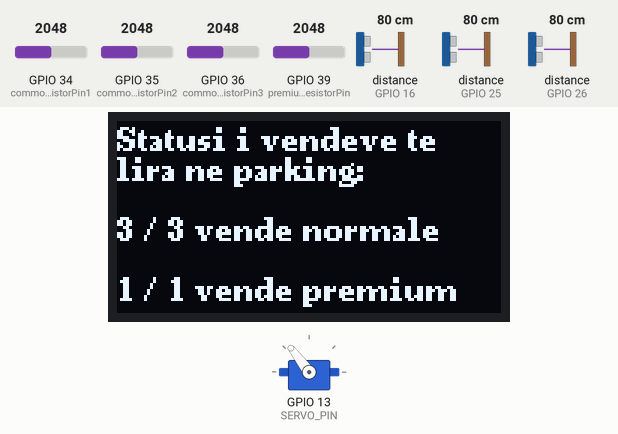
Recording of a program running on a simulated ESP32. On the bench: 128×64 one-colour display, servo. The test bench sets the inputs (shaded band); at power-on: distance to the obstacle (sensors on GPIO 16, GPIO 25, GPIO 26) 80 cm, GPIO 34 (commonPhotoresistorPin1) = 2048, GPIO 35 (commonPhotoresistorPin2) = 2048, GPIO 36 (commonPhotoresistorPin3) = 2048, GPIO 39 (premiumPhotoresistorPin) = 2048. The echo pulse lasts 58.3 µs per cm; WiFi joins after 1.5 s; servers stay silent unless stated; what the program prints to the serial monitor is not drawn.

Above: at 3.0 s.
3.1 s: distance to the obstacle (sensor on GPIO 16) set to 4 cm
6.2 s: distance to the obstacle (sensor on GPIO 16) set to 2 cm
At 7.5 s:
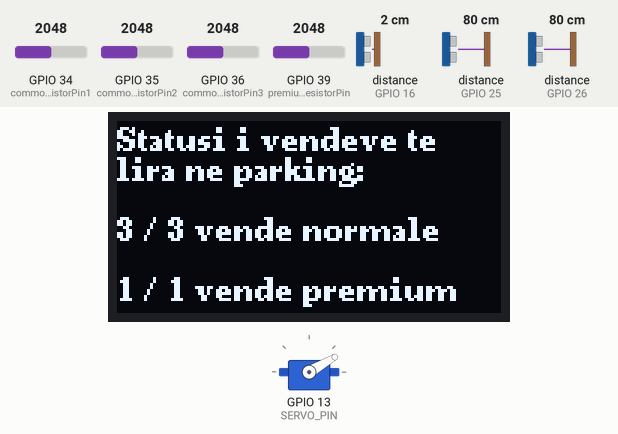
10.4 s: GPIO 34 (commonPhotoresistorPin1) set to 1360
At 14.5 s:
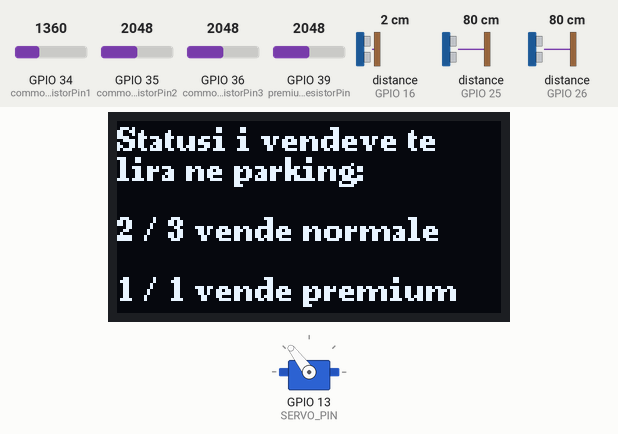
14.6 s: GPIO 35 (commonPhotoresistorPin2) set to 1360
At 18.7 s:
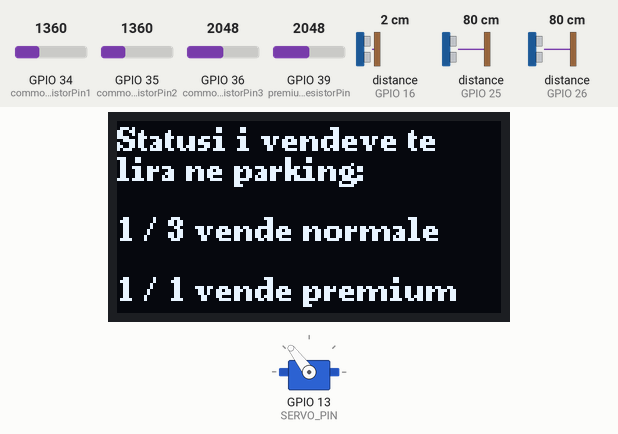
18.8 s: GPIO 36 (commonPhotoresistorPin3) set to 1360
At 22.9 s:
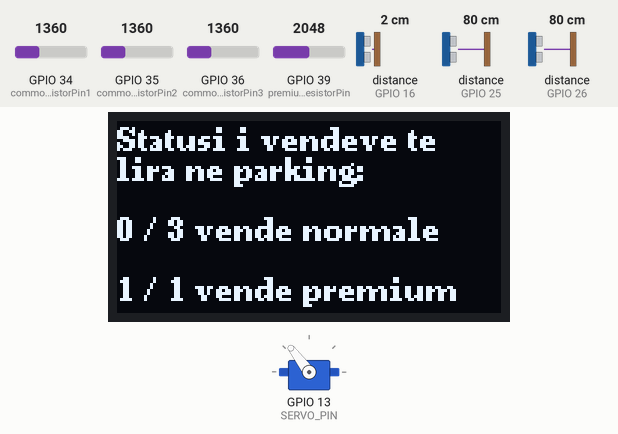
23.0 s: GPIO 39 (premiumPhotoresistorPin) set to 1360
At 24.2 s:
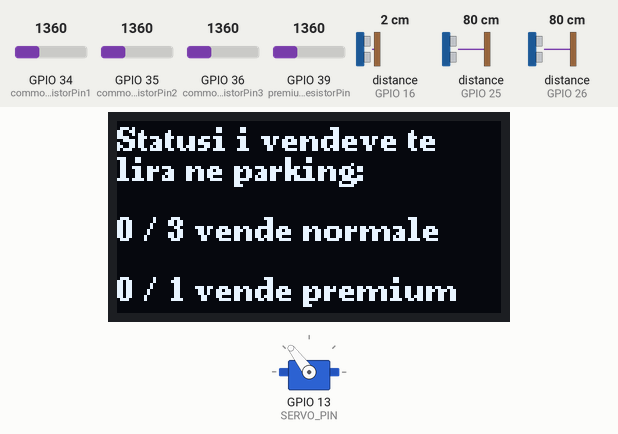
Timing chart, 0 to 26.0 s (numbered marks = the images above; inputs shaded):
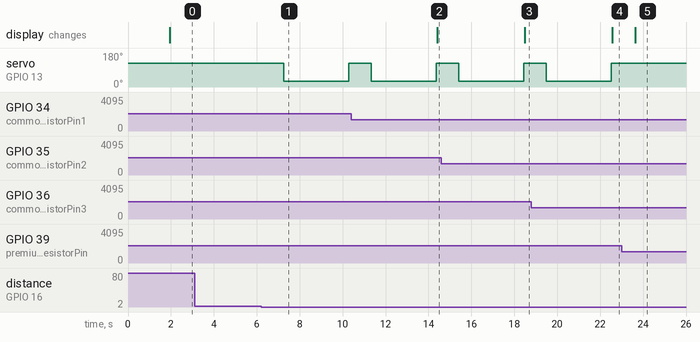

The program:

main.cpp
```cpp
//blynk conf
#define BLYNK_TEMPLATE_ID "TMPL40BYmBR4x"
#define BLYNK_TEMPLATE_NAME "Smart Parking"
#define BLYNK_AUTH_TOKEN "3IjcRYKXAjF6sTcBB_uMkHJvXTdcDPuR"


#include <Arduino.h>
#include <Ultrasonic.h>
#include <MFRC522.h>
#include <ESP32Servo.h>
#include <Wire.h>
#include <U8g2lib.h>
#include <SPI.h>
#include <WiFi.h>
#include <BlynkSimpleEsp32.h>
#include <HTTPClient.h>


// wifi
const char* ssid = "Arbri";
const char* password = "ardar123";


//defining ultrasonic sensor pins
Ultrasonic ultrasonic1(17, 16); //Trig pin: 17, Echo Pin: 16
Ultrasonic ultrasonic2(4, 26); //Trig pin: 4, Echo Pin: 26
Ultrasonic ultrasonic3(33, 25); //Trig pin: 33 Echo Pin: 25


//RFID RC522 pins
#define SDA_PIN 5
#define SCK_PIN 18
#define MOSI_PIN 23
#define MISO_PIN 19
#define RST_PIN 27

MFRC522 mfrc522(SDA_PIN, RST_PIN);


//servo motor pin
#define SERVO_PIN 13
Servo servoMotor; // servo object


//photoresistor pins
const int commonPhotoresistorPin1 = 34;
const int commonPhotoresistorPin2 = 35;
const int commonPhotoresistorPin3 = 36;
const int premiumPhotoresistorPin = 39;


//U8g2 display object with custom pins
U8G2_SSD1306_128X64_NONAME_F_HW_I2C u8g2(U8G2_R0, /* reset=*/ U8X8_PIN_NONE);


int commonParkingCount=3;
int premiumParkingCount=1;

bool gateOpen;


void setup() {
  Serial.begin(115200);
  SPI.begin();
  mfrc522.PCD_Init();
  Blynk.begin(BLYNK_AUTH_TOKEN, ssid, password);
  Wire.begin();
  u8g2.begin();
  u8g2.setFont(u8g2_font_ncenB08_tr);  //font size


  // Clear the display buffer
  u8g2.clearBuffer();

  while (!Serial);
  WiFi.begin(ssid, password);
  while (WiFi.status() != WL_CONNECTED) {
    delay(1000);
    Serial.println("Connecting to WiFi...");
  }
  Serial.println("Connected to WiFi");


  servoMotor.attach(SERVO_PIN); //attach servo pin
  servoMotor.write(127); // Initialize the servo position to 127 degrees
}


void loop() {
  Blynk.run();
  double distanceUS1, distanceUS2, distanceUS3;

  u8g2.clearBuffer();


  distanceUS1 = ultrasonic1.read();
  Serial.print("Ultrasonic sensor 1 distance: ");
  Serial.println(distanceUS1);

  distanceUS2 = ultrasonic2.read();
  Serial.print("Ultrasonic sensor 2 distance: ");
  Serial.println(distanceUS2);

  distanceUS3 = ultrasonic3.read();
  Serial.print("Ultrasonic sensor 3 distance: ");
  Serial.println(distanceUS3);


  //common photoresistors
  int photoresistorValue1=analogRead(commonPhotoresistorPin1);
  Serial.print("Common photoresistor1 value: ");
  Serial.println(photoresistorValue1);

  int photoresistorValue2=analogRead(commonPhotoresistorPin2);
  Serial.print("Common photoresistor2 value: ");
  Serial.println(photoresistorValue2);

  int photoresistorValue3=analogRead(commonPhotoresistorPin3);
  Serial.print("Common photoresistor3 value: ");
  Serial.println(photoresistorValue3);

  int lowCommonResistorCount = 0;

  if(photoresistorValue1 <= 1400) {
    lowCommonResistorCount++;
    Blynk.virtualWrite(V5, LOW);
  }
  else{
    Blynk.virtualWrite(V5, HIGH);
  }
  if(photoresistorValue2 <= 1400) {
    lowCommonResistorCount++;
    Blynk.virtualWrite(V6, LOW);
  }
  else{
    Blynk.virtualWrite(V6, HIGH);
  }
  if(photoresistorValue3 <= 1400) {
    lowCommonResistorCount++;
    Blynk.virtualWrite(V7, LOW);
  }
  else{
    Blynk.virtualWrite(V7, HIGH);
  }


  commonParkingCount = 3 - lowCommonResistorCount;

  Serial.print("Common parking count: ");
  Serial.println(commonParkingCount);

  //premium infrared sensors
  int photoresistorValue4=analogRead(premiumPhotoresistorPin);
  Serial.print("Premium photoresistor value: ");
  Serial.println(photoresistorValue4);

  int lowPremiumResistorCount = 0;

  if(photoresistorValue4 <= 1400) {
    lowPremiumResistorCount++;
    Blynk.virtualWrite(V8, LOW);
  }
  else{
    Blynk.virtualWrite(V8, HIGH);
  }

  premiumParkingCount = 1 - lowPremiumResistorCount;
  Serial.print("Premium parking count: ");
  Serial.println(premiumParkingCount);


  // Message to display parking slots availability
  char commonMessage[50];
  snprintf(commonMessage, sizeof(commonMessage), "%d / 3 vende normale", commonParkingCount);

  char premiumMessage[50];
  snprintf(premiumMessage, sizeof(premiumMessage), "%d / 1 vende premium", premiumParkingCount);

  // Draw the message on the screen
  u8g2.drawStr(0, 10, "Statusi i vendeve te");
  u8g2.drawStr(0, 20, "lira ne parking:");
  u8g2.drawStr(0, 40, commonMessage);
  u8g2.drawStr(0, 60, premiumMessage);

  // Send the buffer to the OLED display
  u8g2.sendBuffer();

  delay(1000);

  //open gate when entering
  if (distanceUS1 <= 2.0 && commonParkingCount >= 1 && commonParkingCount <= 3){
    servoMotor.write(30);
    gateOpen=true;
    delay(2000);
  }

  //open gate when leaving
  if (distanceUS2 <= 2.0){
    servoMotor.write(30);
    gateOpen=true;
    delay(2000);
  }

  // Read card UID
  String rfidUID = "";
  if (mfrc522.PICC_IsNewCardPresent() && mfrc522.PICC_ReadCardSerial()) {
    for (byte i = 0; i < mfrc522.uid.size; i++) {
      rfidUID += String(mfrc522.uid.uidByte[i] < 0x10 ? "0" : "");
      rfidUID += String(mfrc522.uid.uidByte[i], HEX);
    }
    Serial.println("Scanned UID: " + rfidUID);

    //open gate using rfid tag (premium membership)
    if (checkUID(rfidUID) && premiumParkingCount==1) {
      Serial.println("UID exists in the database");
      delay(1000);
      servoMotor.write(30);
      gateOpen=true;
      delay(2000);
    }
  }


  mfrc522.PICC_HaltA();

  //close gate (wait if the car is below the gate)

  while (distanceUS3 >= 13.0 && gateOpen==true){
    delay(1000);
    servoMotor.write(127);
    gateOpen=false;
    break;
  }

}


bool checkUID(String rfid_uid) {
  HTTPClient http;

  String serverURL = "http://192.168.0.46:8080/iot_fiek/check_rfid.php"; // Replace with your server URL

  http.begin(serverURL);
  http.addHeader("Content-Type", "application/x-www-form-urlencoded");

  String postData = "rfid_uid=" + rfid_uid;

  int httpCode = http.POST(postData);

  Serial.print("URL: ");
  Serial.println(serverURL);
  Serial.print("Data: ");
  Serial.println(postData);
  Serial.print("httpCode: ");
  Serial.println(httpCode);

  if (httpCode > 0) {
    String payload = http.getString();
    Serial.println("HTTP Response: " + payload);

    if (payload == "true") {
      return true; // UID exists in the database
    }
  } else {
    Serial.println("Error sending POST request. HTTP Response code: " + String(httpCode));
  }

  http.end();
  return false; // UID does not exist in the database
}
```

Measured:
- the behaviour switches between 3 and 2 cm on distance to the obstacle (sensor on GPIO 16) (found by bisection; images 0 and 1)
- after the input at 3.1 s, every drawn part: stays the same
- after the input at 6.2 s, servo on GPIO 13 (SERVO_PIN): 127° → 30° after 1.1 s, → 127° 3.0 s later
- after the input at 10.4 s, the display: changes after 4.0 s (image 2)
- after the input at 14.6 s, the display: changes after 3.9 s (image 3)
- after the input at 18.8 s, the display: changes after 3.8 s (image 4)
- after the input at 23.0 s, the display: changes after 0.64 s (image 5)
